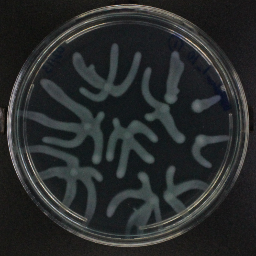
#> input picture reporting/figures/bakeoff_compare/reals/ffc0_Rep1.TIF, 256 x 256 px, given as the content of the folder /hpc/group/youlab/sa603/data/pakp_256_pp/canon, which was not available
$ python make_scaleout_aug_preview.py
#> lines starting #> are read from the running program, lines starting #| are printed output that depends on the picture
### pipeline/gen_augment.py
"""Runtime generator-training augmentation (Kinshuk feedback, 2026-11-16).

augment_pair applies the SAME rotation + flip + brightness/contrast to BOTH the source (hint) and the
target, so the hint->target pair stays geometrically aligned. Used by reptorep_dataset.py when GEN_AUG=1.

Per-dataset config (set by the launcher via env, read in reptorep_dataset.py):
  - brightness=False for FLUORESCENT datasets (mux, kl): intensity/color IS the label -> freeze photometrics.
  - fill = rotation border colour: WHITE (255) for brightfield (initialstage_mod) + rattray,
           BLACK (0) for swarmevo (dish_remove).

Prototyped + visually signed off in datasets/preprocess/make_review_montages.py (aug_preview).
"""
import cv2
import numpy as np


def _affine(img, angle, scale, fill):
    h, w = img.shape[:2]
    M = cv2.getRotationMatrix2D((w / 2.0, h / 2.0), angle, scale)
    return cv2.warpAffine(img, M, (w, h), flags=cv2.INTER_LINEAR,
                          borderMode=cv2.BORDER_CONSTANT, borderValue=fill)


def _photo(img, bright, contrast):
    f = (img.astype(np.float32) - 128) * contrast + 128   # contrast about mid-grey
    f *= bright                                            # then brightness scale
    return np.clip(f, 0, 255).astype(np.uint8)


def augment_pair(src, tgt, rng, rotate=True, flip=True, brightness=True, fill=(255, 255, 255), boost=False):
    """src, tgt: HxWx3 uint8 RGB. rng: np.random.Generator. Returns (aug_src, aug_tgt, meta_str).
    The SAME sampled params are applied to src and tgt so the pair stays aligned.
    boost=True (Kinshuk 2026-11-17 'boosted' run): adds zoom-OUT scale (0.85-1.0, label-safe -- never
    clips edges, so it respects rattray's inscribe) + widens brightness/contrast to 0.7-1.3. Rotation is
    already full 360. Fluorescent datasets pass brightness=False, so boost adds only scale geometry for
    them (intensity = label stays untouched)."""
    ang = float(rng.uniform(0, 360)) if rotate else 0.0
    scl = float(rng.uniform(0.85, 1.0)) if boost else 1.0
    flp = bool(rng.random() < 0.5) if flip else False
    lo, hi = (0.7, 1.3) if boost else (0.85, 1.15)
    br = float(rng.uniform(lo, hi)) if brightness else 1.0
    ct = float(rng.uniform(lo, hi)) if brightness else 1.0
    out = []
    for im in (src, tgt):
        a = _affine(im, ang, scl, fill) if (rotate or boost) else im
        if flp:
            a = np.ascontiguousarray(a[:, ::-1])
        if brightness:
            a = _photo(a, br, ct)
        out.append(a)
    return out[0], out[1], f"rot={ang:.0f} scl={scl:.2f} flip={'T' if flp else 'F'} b={br:.2f} c={ct:.2f}"


# [11 lines that do not run on import are left out]

### datasets/preprocess/make_scaleout_aug_preview.py
"""Scale-out AUGMENTATION preview: for each dataset, load a few BAKED _pp images and apply the REAL
runtime augment_pair (same fill/brightness the launcher sets) -> tile [baked | aug | aug | aug] so the
user can eyeball what the generator actually trains on. Separate from make_review_montages.py (which
compares RAW->preprocess for preprocessing sign-off); this is for AUG sign-off.

Run on dcc-agent (env pytorch_PA_patternprediction). Writes one PNG per dataset to OUT_DIR.
"""
import os, glob, sys
import numpy as np
from PIL import Image, ImageDraw

sys.path.insert(0, os.path.join(os.path.dirname(os.path.dirname(os.path.dirname(os.path.abspath(__file__)))), "pipeline"))
from gen_augment import augment_pair  # noqa

D = "/hpc/group/youlab/sa603/data"
# name -> (glob of baked images, AUG_FILL, AUG_BRIGHTNESS)  -- mirrors each launcher's env
DATASETS = {
    "pakp":     (f"{D}/pakp_256_pp/canon/*.TIF", 255, True),
    "nlev":     (f"{D}/nlev_256_pp/canon/*.TIF", 255, True),
    "selx":     (f"{D}/selx_256_pp/canon/*.TIF", 255, True),
    "rattray":  (f"{D}/external_datasets/rattray_2023/processed_pp/*.png", 255, True),
    "swarmevo": (f"{D}/external_datasets/swarmevo/canon_pp/*/*.png", 0, True),
    "mux":      (f"{D}/multiplexed_eval/reals/*.TIF", 0, False),   # fluor: no bake, rotate/flip only
    "kl":       (f"{D}/ood_kl_2species/*.TIF", 0, False),           # fluor: no bake, rotate/flip only
}
BOOST = os.environ.get("BOOST", "0") == "1"   # show the boosted aug (zoom-out scale + wider photometric)
OUT_DIR = os.environ.get("OUT_DIR", "/hpc/group/youlab/sa603/kinshuk_scaleout_aug" + ("_boost" if BOOST else ""))
N_IMG = 4        # sample images per dataset
N_AUG = 3        # augmented variants per image
os.makedirs(OUT_DIR, exist_ok=True)


def load(fp):
    im = np.array(Image.open(fp).convert("RGB"))
    if im.shape[:2] != (256, 256):
        im = np.array(Image.fromarray(im).resize((256, 256)))
    return im


for name, (pat, fill, bright) in DATASETS.items():
    paths = sorted(glob.glob(pat))[:N_IMG]
    if not paths:
        print(f"[skip] {name}: no images at {pat}", flush=True); continue
    T, pad, H = 256, 10, 20
    cols = 1 + N_AUG
    canvas = Image.new("RGB", (cols * T + pad * (cols - 1), H + len(paths) * (T + pad)), (14, 15, 19))
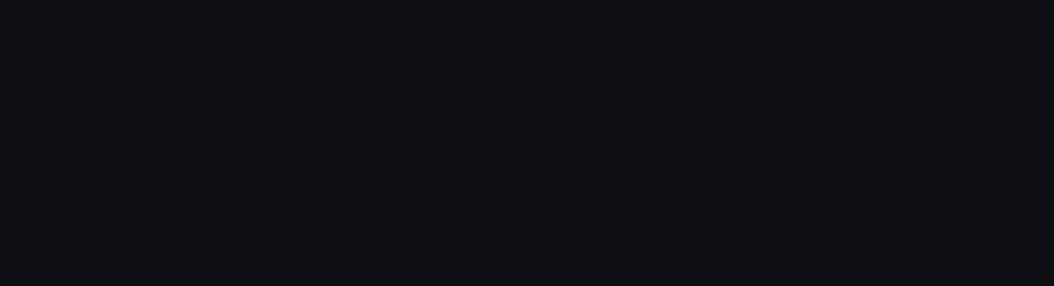
#> canvas: PIL image 1054x286 RGB; mean R, G, B 14, 15, 19
    d = ImageDraw.Draw(canvas)
    tag = "BOOST " if BOOST else ""
    d.text((4, 4), f"{tag}{name}  fill={fill} brightness={bright}   [baked_pp | aug x{N_AUG}]", fill=(255, 230, 120))
    rng = np.random.default_rng(0)
    for i, fp in enumerate(paths):
        img = load(fp)
#> in load, im is the input picture: shape (256, 256, 3); mean R, G, B 40.9, 43.6, 43.8
        y = H + i * (T + pad)
        canvas.paste(Image.fromarray(img), (0, y))
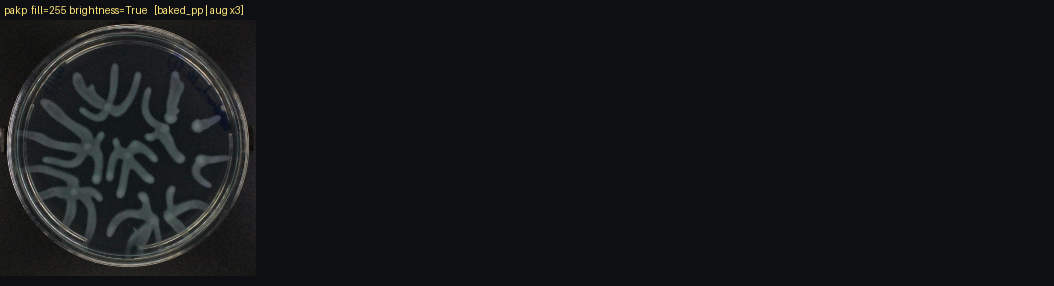
#> canvas: PIL image 1054x286 RGB; mean R, G, B 20.3, 21.6, 24.6
        for j in range(N_AUG):
            a, _, _ = augment_pair(img, img.copy(), rng, brightness=bright, fill=(fill,) * 3, boost=BOOST)
            canvas.paste(Image.fromarray(a), ((j + 1) * (T + pad), y))
#> this loop made 3 passes
#> pass 1, `a, _, _ = augment_pair(img, img.copy(), rng, brightness=bright, fill=(..`:
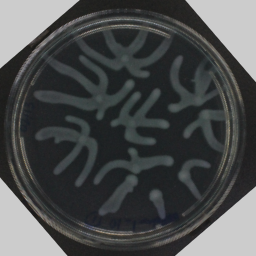
#> a: shape (256, 256, 3); mean R, G, B 74.7, 76.8, 77
#> pass 2, `a, _, _ = augment_pair(img, img.copy(), rng, brightness=bright, fill=(..`:
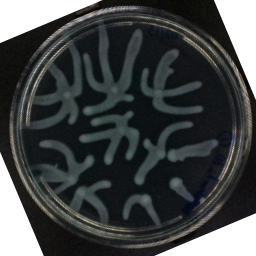
#> a: shape (256, 256, 3); mean R, G, B 67.3, 70.4, 70.7
#> pass 3, `a, _, _ = augment_pair(img, img.copy(), rng, brightness=bright, fill=(..`:
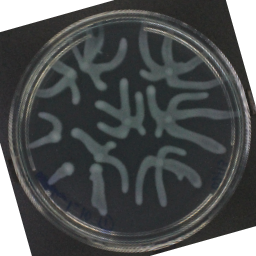
#> a: shape (256, 256, 3); mean R, G, B 80.6, 83.2, 83.4
#> after the loop:
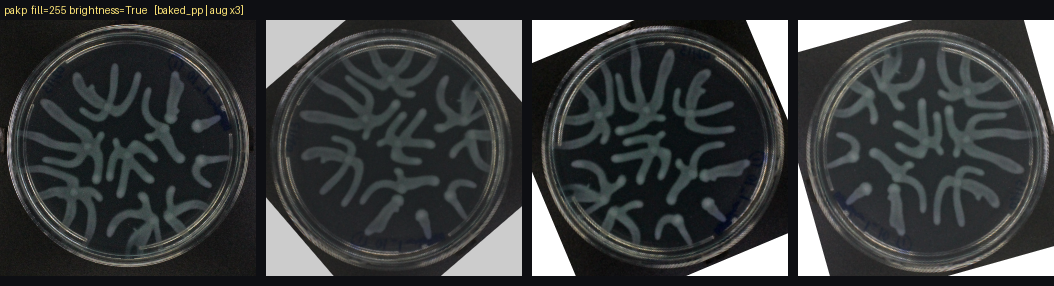
#> canvas: PIL image 1054x286 RGB; mean R, G, B 59.5, 61.9, 62.4
    out = os.path.join(OUT_DIR, f"aug_{name}.png")
    canvas.save(out)
    print(f"[ok] {name}: {len(paths)} imgs -> {out}", flush=True)

print(f"DONE -> {OUT_DIR}", flush=True)
